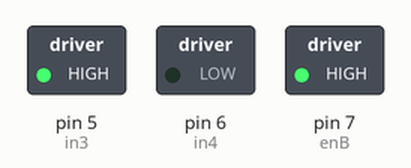
Recording of a sketch running on a simulated Arduino Uno, built with avr-gcc and run on an emulated ATmega328P. On the bench: switched loads named in the sketch (green lamp = pin HIGH).

Above: at 0.1 s.
Timing chart, 0 to 1.6 s (numbered marks = the images above):
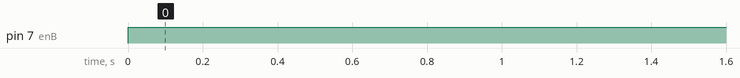

The sketch:

motor_control.ino
```cpp
//L298N Bağlantısı
int in3 = 5;   // L298N'in in3 Girişi
int in4 = 6;   // L298N'in in4 Girişi
int enB = 7;  // L298N'in enB Girişi

void setup() {

  pinMode(enB, OUTPUT);

  pinMode(in3, OUTPUT);
  pinMode(in4, OUTPUT);

  // Turn off motors - Initial state
  digitalWrite(in3, HIGH);
  digitalWrite(in4, LOW);


}

void loop() {


  analogWrite(enB, 200);

  digitalWrite(in3, HIGH);
  digitalWrite(in4, LOW);
  //delay(1000);


}
```

Measured:
- by itself, pin 7 (enB): LOW → HIGH at 0.00 s
